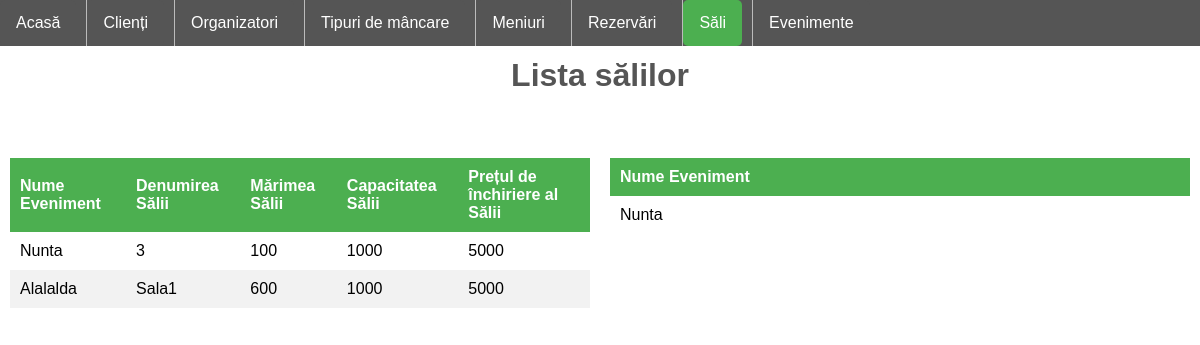
/PHP/salisievenimente.php, run on the app's committed database.
### tables this page shows
CREATE TABLE `sala` (
  `idSala` int(11) NOT NULL,
  `denumire_sala` varchar(255) NOT NULL,
  `marime_sala` int(11) NOT NULL,
  `capacitate_sala` int(11) NOT NULL,
  `pret_inchiriere` int(11) NOT NULL,
  `idBallroom` int(11) NOT NULL
);

CREATE TABLE `eveniment` (
  `idBallroom` int(11) NOT NULL,
  `Nume_Eveniment` varchar(255) NOT NULL,
  `idC` int(11) NOT NULL
);

### PHP/salisievenimente.php (the view, shortened to what this page needs)
<!DOCTYPE html>
<!DOCTYPE html>
<html>
<head>
	<link rel="stylesheet" type="text/css">
</head>
<body>
	<ul class="a">
  		<li class="a"><a href="home.php">Acasă</a></li>
  		<li class="a"><a href="clienti.php">Clienți</a>
  		<li class="a"><a href="organizatori.php">Organizatori</a></li>
  		<li class="a"><a href="mancare.php">Tipuri de mâncare</a></li>
  		<li class="a"><a href="meniuri.php">Meniuri</a></li>
  		<li class="a"><a href="rezervari.php">Rezervări</a></li>
  		<li class="a"><a class ="active" href="sali.php">Săli</a></li>
  		<li class="a"><a href="evenimente.php">Evenimente</a></li>
	</ul>
	<br>
	<br>
	<h1>Lista sălilor</h1>
	<p>
	<?php
		$conn = new mysqli('localhost', 'root', '', 'ballroom');
		$sql = "SELECT * from eveniment INNER JOiN sala ON eveniment.idBallroom = sala.idBallroom";
		$result = mysqli_query($conn, $sql);
	?>
	<div class="row">
		<div class="column">
		<table class ="table">
			<thead>
				<tr>
					<th>Nume Eveniment</th>
					<th>Denumirea Sălii</th>
					<th>Mărimea Sălii</th>
					<th>Capacitatea Sălii</th>
					<th>Prețul de închiriere al Sălii</th>
				</tr>
			</thead>
			<?php
				while ($row = $result->fetch_assoc()): ?>
					<tr>
						<td><?php echo $row['Nume_Eveniment']; ?></td>
						<td><?php echo $row['denumire_sala']; ?></td>
						<td><?php echo $row['marime_sala']; ?></td>
						<td><?php echo $row['capacitate_sala']; ?></td>
						<td><?php echo $row['pret_inchiriere']; ?></td>
					</tr>
			<?php endwhile; ?>
		</table>
	</div>
	<div class="column">
		<table class ="table">
			<thead>
				<tr>
					<th>Nume Eveniment</th>
				</tr>
			</thead>
			<?php
				$sql = "SELECT Nume_Eveniment FROM eveniment WHERE idBallroom = (SELECT idBallroom from sala WHERE denumire_sala = '3') ";
				$result = mysqli_query($conn, $sql);
				while ($row = $result->fetch_assoc()): ?>
					<tr>
						<td><?php echo $row['Nume_Eveniment']; ?></td>
					</tr>
			<?php endwhile; ?>
		</table>
	</div>
	</div>
	</p>
</body>
</html>

### PHP/salisievenimente.php (style rules this page uses)
* { box-sizing: border-box; font-family: sans-serif; -webkit-font-smoothing: antialiased; -moz-osx-font-smoothing: grayscale; }
body { margin: 0; background-repeat: no-repeat; background-attachment: fixed; background-size: auto; background-position: left bottom; display: flex; justify-content: top; height: 100vh; flex-direction: column; }
ul.a { list-style-type: none; margin: 0; padding: 0; overflow: hidden; background-color: #555; position: fixed; width: 100%; }
li { float: left; border-right: 1px solid #bbb; }
li:last-child { border-right: none; }
li a, .dropbtn { display: inline-block; color: white; text-align: center; padding: 14px 16px; text-decoration: none; }
.active { background-color: #4CAF50; }
a { float:right; background: #555; padding: 10px 15px; color: #fff; border-radius: 5px; margin-right: 10px; border: none; text-decoration: none; }
h1 { text-align: center; color: #555; }
table { border-collapse: collapse; width: 100%; }
th, td { text-align: left; padding: 10px; }
tr:nth-child(even) { background-color: #f2f2f2 }
th { background-color: #4CAF50; color: white; }
.row:after { content: ""; display: table; clear: both; }
.column { float: left; width: 50%; padding: 10px; }

### data on the page
sala: idBallroom.Nume_Eveniment "Nunta", denumire_sala "3", marime_sala "100", capacitate_sala "1000", pret_inchiriere "5000"
sala: idBallroom.Nume_Eveniment "Alalalda", denumire_sala "Sala1", marime_sala "600", capacitate_sala "1000", pret_inchiriere "5000"
eveniment: Nume_Eveniment "Nunta"
